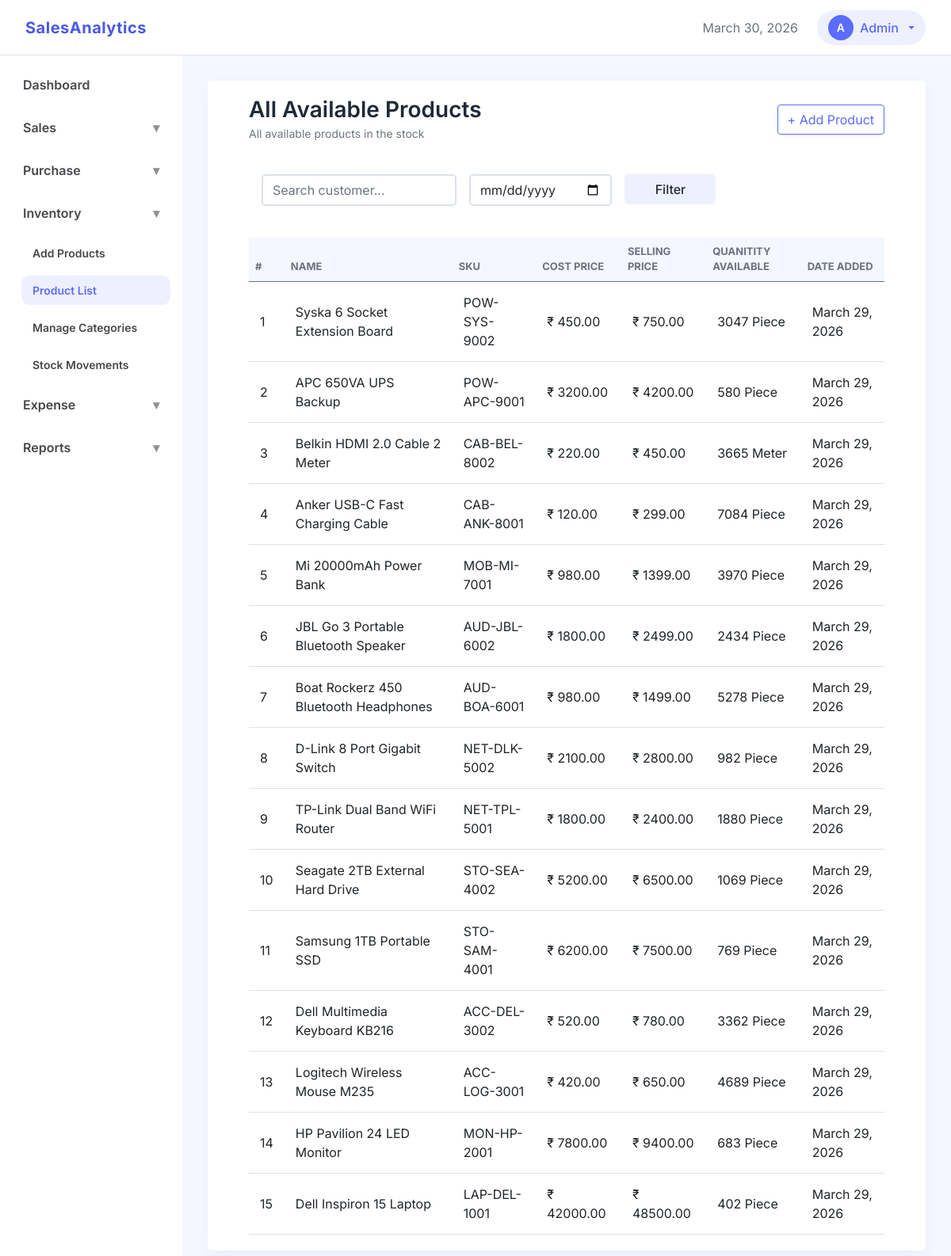
Page /inventory/list/ (signed in) on the committed database.
### inventory/models.py (models this page shows, shortened)
class Product(models.Model):
    class UnitChoices(models.TextChoices):
        PIECE = 'pcs', 'Piece'
        KILOGRAM = 'kg', 'KG'
        LITER = 'l', 'Liter'
        GRAM = 'g', 'Gram'
        METER = 'm', 'Meter'
        BOX = 'box', 'Box'
        PACK = 'pack', 'Pack'
    name = models.CharField(max_length=100)
    description = models.TextField(blank=True)
    sku = models.CharField(max_length=100, unique=True)
    category = models.ForeignKey(
        ProductCategory, on_delete=models.PROTECT,
        db_index=True,
        related_name='products'
        )
    current_avg_cost = models.DecimalField(
        max_digits=12,
        decimal_places=2
        )
    selling_price = models.DecimalField(
        max_digits=12,
        decimal_places=2
        )
    current_stock = models.IntegerField(
        default=0,
        validators=[MinValueValidator(0)]
        )
    unit = models.CharField(
        max_length=20,
        choices=UnitChoices.choices
        )
    reorder_level = models.IntegerField(
        default=0,
        validators=[MinValueValidator(0)]
        )
    is_active = models.BooleanField(default=True)
    created_at = models.DateTimeField(auto_now_add=True)
    updated_at = models.DateTimeField(auto_now=True)

### inventory/views.py (the view)
# urls.py: path('list/', views.ProductListView.as_view(), name='product_list'),
class ProductListView(ListView):
    model = Product
    template_name = 'inventory/product_list.html'
    context_object_name = 'products'
    ordering = '-created_at'

### dashboard/templatetags/navigation_tags.py (called while the page is built)
@register.simple_tag(takes_context=True)
def active(context, *url_names):
    request = context['request']
    current_url = request.resolver_match.url_name
    if current_url in url_names:
        return 'active'
    return ''

@register.simple_tag(takes_context=True)
def show_menu(context, *url_names):
    request = context['request']
    current_url = request.resolver_match.url_name
    if current_url in url_names:
        return 'show'
    return ''

### templates/inventory/product_list.html (shortened to what this page needs)
{% extends "base.html" %}
{% load static %}
{% block css_files%}
    <link rel="stylesheet" href="{% static 'css/apps/list.css' %}">
{% endblock %}
{% block content %}
<div class="container-fluid">
    <div class="d-flex justify-content-between align-items-center mb-4">
        <div>
            <h3 class="section-title mb-0">All Available Products</h3>
            <small class="text-muted">All available products in the stock</small>
        </div>
        <a href="{% url 'add_product' %}" class="btn btn-secondary">
            + Add Product
        </a>
    </div>
    <div class=" mb-4 p-3">
        <div class="row g-3">
            <div class="col-md-4">
                <input type="text"
                       class="form-control"
                       placeholder="Search customer...">
            </div>
            <div class="col-md-3">
                <input type="date" class="form-control">
            </div>
            <div class="col-md-2">
                <button class="btn btn-soft w-100">
                    Filter
                </button>
            </div>
        </div>
    </div>
    <div class="">
        <div class="table-responsive">
            <table class="table table-hover align-middle data-table mb-0">
                <thead>
                    <tr>
                        <th>#</th>
                        <th>Name</th>
                        <th>SKU</th>
                        <th>cost Price</th>
                        <th>Selling Price</th>
                        <th>Quanitity Available</th>
                        <th>Date Added</th>
                    </tr>
                </thead>
                <tbody>
                    {% for product in products %}
                    <tr class="clickable-row" data-url="{% url 'product_detail' product.id %}">
                        <td>{{ forloop.counter }}</td>
                        <td>
                            {{ product.name }}
                        </td>
                        <td>{{ product.sku }}</td>
                        <td>
                            ₹ {{ product.current_avg_cost }}
                        </td>
                        <td>
                            ₹ {{ product.selling_price }}
                        </td>
                        <td>
                            {{ product.current_stock  }} {{ product.get_unit_display }}
                        </td>
                        <td>
                            {{ product.created_at|date }}
                        </td>
                    </tr>
                    {% empty %}
                    <tr>
                        <td colspan="7" class="text-center py-4 text-muted">
                            No products recorded
                        </td>
                    </tr>
                    {% endfor %}
                </tbody>
            </table>
        </div>
    </div>
</div>
{% endblock %}

### static/css/base.css (style rules this page uses)
:root { --clr-primary: #5b6cff; --clr-secondary: #4038c6; --clr-primary-hover: #4a59e3; --clr-primary-medium: #dbdffc; --clr-primary-soft: #eef0ff; --clr-accent: #00c2ff; --primary-gradient: linear-gradient(135deg, var(--clr-secondary), var(--clr-primary)); --secondary-gradient: linear-gradient(130deg, var(--clr-primary-hover), var(--clr-primary)); --clr-bg-main: #ffffff; --clr-bg-content: #f4f7ff; --clr-bg-btn-secondary: #eaeaea; --clr-bg-components: #f5f7fa; --clr-text-main: #1f2937; --clr-text-medium: #46484b; --clr-text-muted: #6b7280; --clr-text-placeholder: #c4c7cc; --clr-text-light: #fefefc; --clr-border: #dce1ea; --clr-border-light: #e4e7ec; --shadow-soft: 0 6px 20px rgba(17, 24, 39, 0.04); --radius: 5px; --nav-height: 70px; --space-xs: 8px; --space-sm: 12px; --space-md: 16px; --space-lg: 24px; --space-xl: 32px; }
* { box-sizing: border-box; }
body { margin: 0; padding: 0; font-family: "Inter", sans-serif; color: var(--clr-text-main); background: var(--clr-bg-main); -webkit-font-smoothing: antialiased; }
h1, h2, h3, h4, h5 { font-weight: 600; margin-bottom: 0.5rem; }
.text-muted { color: var(--clr-text-muted); }
.clickable-row { cursor: pointer; }

### static/css/components.css (style rules this page uses)
.form-control, .form-select { border-radius: var(--radius); border: 2px solid var(--clr-border); }
.btn-secondary { background: none !important; border-color: var(--clr-primary) !important; color: var(--clr-primary) !important; }
.btn-soft { border-radius: var(--radius); background-color: var(--clr-primary-soft); color: var(--clr-text-main); font-weight: 500; }

### static/css/apps/list.css (style rules this page uses)
.data-table thead { background: var(--clr-bg-content); }
.data-table th { font-size: 13px; text-transform: uppercase; color: var(--clr-text-muted); }
.data-table td { padding: 14px; }

### rows in the picture
Product: name "Syska 6 Socket Extension Board", sku "POW-SYS-9002", current_avg_cost "450.00", selling_price "750.00", current_stock "3047", unit "Piece", created_at "March 29, 2026"
Product: name "APC 650VA UPS Backup", sku "POW-APC-9001", current_avg_cost "3200.00", selling_price "4200.00", current_stock "580", unit "Piece", created_at "March 29, 2026"
Product: name "Belkin HDMI 2.0 Cable 2 Meter", sku "CAB-BEL-8002", current_avg_cost "220.00", selling_price "450.00", current_stock "3665", unit "Meter", created_at "March 29, 2026"
Product: name "Anker USB-C Fast Charging Cable", sku "CAB-ANK-8001", current_avg_cost "120.00", selling_price "299.00", current_stock "7084", unit "Piece", created_at "March 29, 2026"
Product: name "Mi 20000mAh Power Bank", sku "MOB-MI-7001", current_avg_cost "980.00", selling_price "1399.00", current_stock "3970", unit "Piece", created_at "March 29, 2026"
Product: name "JBL Go 3 Portable Bluetooth Speaker", sku "AUD-JBL-6002", current_avg_cost "1800.00", selling_price "2499.00", current_stock "2434", unit "Piece", created_at "March 29, 2026"
Product: name "Boat Rockerz 450 Bluetooth Headphones", sku "AUD-BOA-6001", current_avg_cost "980.00", selling_price "1499.00", current_stock "5278", unit "Piece", created_at "March 29, 2026"
Product: name "D-Link 8 Port Gigabit Switch", sku "NET-DLK-5002", current_avg_cost "2100.00", selling_price "2800.00", current_stock "982", unit "Piece", created_at "March 29, 2026"
Product: name "TP-Link Dual Band WiFi Router", sku "NET-TPL-5001", current_avg_cost "1800.00", selling_price "2400.00", current_stock "1880", unit "Piece", created_at "March 29, 2026"
Product: name "Seagate 2TB External Hard Drive", sku "STO-SEA-4002", current_avg_cost "5200.00", selling_price "6500.00", current_stock "1069", unit "Piece", created_at "March 29, 2026"
Product: name "Samsung 1TB Portable SSD", sku "STO-SAM-4001", current_avg_cost "6200.00", selling_price "7500.00", current_stock "769", unit "Piece", created_at "March 29, 2026"
Product: name "Dell Multimedia Keyboard KB216", sku "ACC-DEL-3002", current_avg_cost "520.00", selling_price "780.00", current_stock "3362", unit "Piece", created_at "March 29, 2026"
Product: name "Logitech Wireless Mouse M235", sku "ACC-LOG-3001", current_avg_cost "420.00", selling_price "650.00", current_stock "4689", unit "Piece", created_at "March 29, 2026"
Product: name "HP Pavilion 24 LED Monitor", sku "MON-HP-2001", current_avg_cost "7800.00", selling_price "9400.00", current_stock "683", unit "Piece", created_at "March 29, 2026"
Product: name "Dell Inspiron 15 Laptop", sku "LAP-DEL-1001", current_avg_cost "42000.00", selling_price "48500.00", current_stock "402", unit "Piece", created_at "March 29, 2026"
